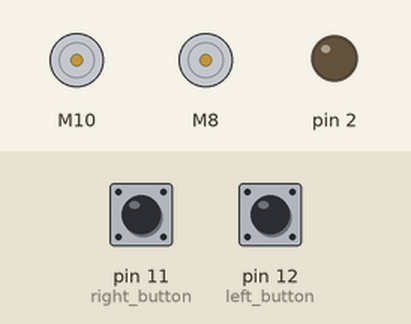
A sketch run on a simulated Arduino Uno, built with avr-gcc and run on an emulated ATmega328P. Parts: 2 × DC motor (green arrow = forward, orange = backward, longer = faster), output pins drawn as LEDs (lit = HIGH). Inputs (shaded band) come from the test bench; at power-on: pin 11 (right_button) HIGH, pin 12 (left_button) HIGH.

Above: at 1.2 s.
1.3 s: pin 11 (right_button) pulled LOW for 0.15 s
At 2.1 s:
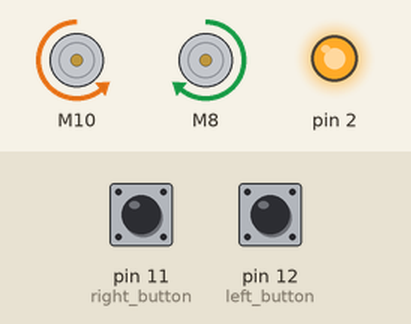
3.8 s: pin 12 (left_button) pulled LOW for 0.15 s
At 4.6 s:
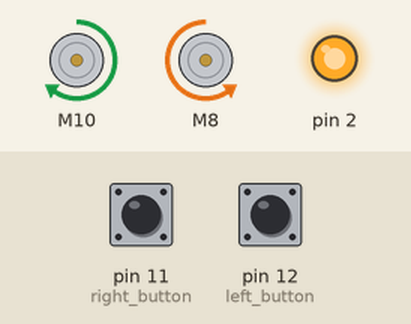
6.3 s: pin 12 (left_button) pulled LOW for 1 s
At 9.2 s:
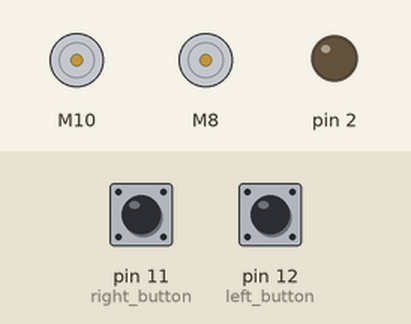
9.6 s: pin 12 (left_button) pulled LOW for 3.2 s
At 13.3 s:
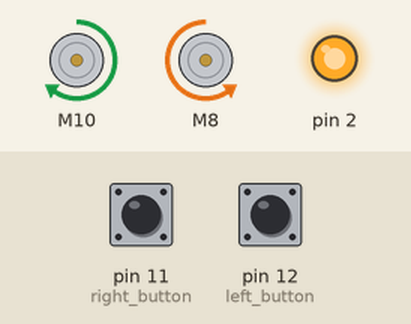
Timing chart, 0 to 15.2 s (numbered marks = the images above; inputs shaded):
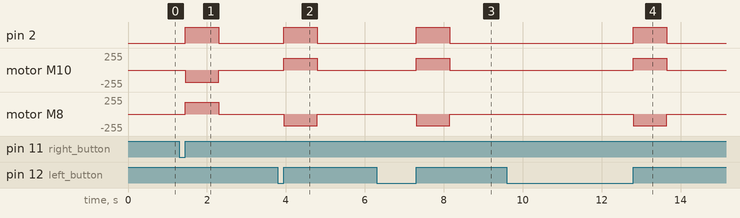

Measured:
- after the input at 1.3 s, pin 2: LOW → HIGH after 0.15 s, → LOW 0.85 s later; motor M10: stopped → backward 180/255 after 0.15 s, → stopped 0.85 s later; motor M8: stopped → forward 180/255 after 0.15 s, → stopped 0.85 s later
- after the input at 3.8 s, pin 2: LOW → HIGH after 0.15 s, → LOW 0.85 s later; motor M10: stopped → forward 175/255 after 0.15 s, → stopped 0.85 s later; motor M8: stopped → backward 175/255 after 0.15 s, → stopped 0.85 s later
- after the input at 6.3 s, pin 2: LOW → HIGH after 1.0 s, → LOW 0.85 s later; motor M10: stopped → forward 175/255 after 1.0 s, → stopped 0.85 s later; motor M8: stopped → backward 175/255 after 1.0 s, → stopped 0.85 s later
- after the input at 9.6 s, pin 2: LOW → HIGH after 3.2 s, → LOW 0.85 s later; motor M10: stopped → forward 175/255 after 3.2 s, → stopped 0.85 s later; motor M8: stopped → backward 175/255 after 3.2 s, → stopped 0.85 s later

The sketch:

metadust_Arduino_turnCalibrate.ino
```cpp
#include <L298NX2.h>
#include <EasyButton.h>

EasyButton left_button(12);
EasyButton right_button(11);

// Motor control definitions
const int RightMotorIN1 = 10;
const int RightMotorIN2 = 9;
const int LeftMotorIN1 = 8;
const int LeftMotorIN2 = 7;
const int RightMotorPWM = 6;
const int LeftMotorPWM = 5;
L298NX2 motors(RightMotorPWM, RightMotorIN1, RightMotorIN2, LeftMotorPWM, LeftMotorIN1, LeftMotorIN2);
const int range = 256;

void setup()
{
  // pinMode(LED_BUILTIN, OUTPUT);
  pinMode(2, OUTPUT);
  left_button.begin();
  left_button.onPressed(turnLeft); // onPressed function will be called when the onPressed event of the button gets triggered.
  right_button.begin();
  right_button.onPressed(turnRight);
}

void loop()
{
  right_button.read();
  left_button.read();
}

void turnLeft() {
  digitalWrite(2, HIGH);
  motors.setSpeed(175);

  // Set direction for motors
  motors.forwardA();  // Left motor moves forward
  motors.backwardB(); // Right motor moves backward

  // Add a delay to achieve a 90 degree turn
  delay(850);

  // Stop motors after turn
  motors.stop();
  digitalWrite(2, LOW);
}

void turnRight()
{
  digitalWrite(2, HIGH);
  motors.setSpeed(180);

  // Set direction for motors
  motors.backwardA(); // Left motor moves backward
  motors.forwardB();  // Right motor moves forward

  // Add a delay to achieve a 90 degree turn
  delay(850);

  // Stop motors after turn
  motors.stop();
  digitalWrite(2, LOW);
}
```
